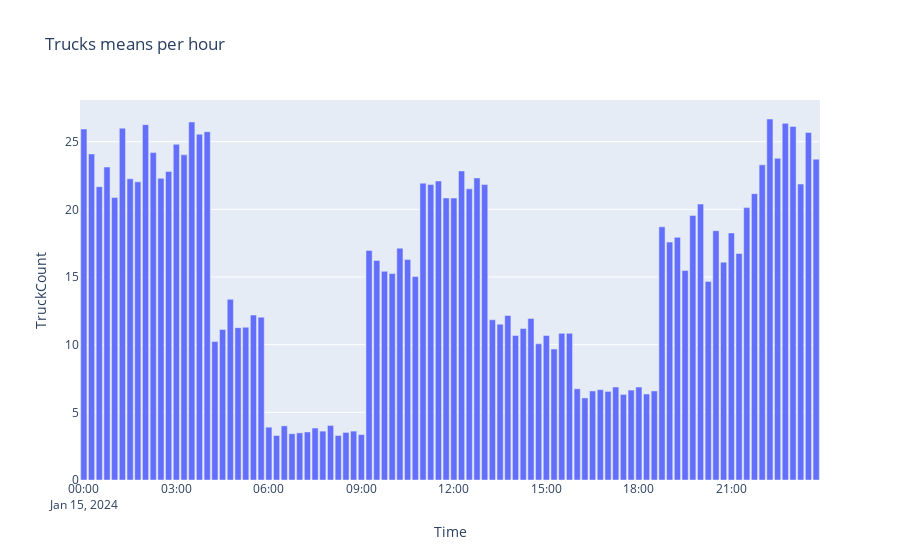

Source (notebook cell):
### Markdown cell above
##### Focus on Trucks

### Code cell
trucks_df = df.copy()
trucks_df['Time'] = pd.to_datetime(trucks_df['Time'])
trucks_df = trucks_df.groupby('Time')['TruckCount'].mean().reset_index()

fig = px.bar(trucks_df, x='Time', y='TruckCount', title='Trucks means per hour')
fig.show()
